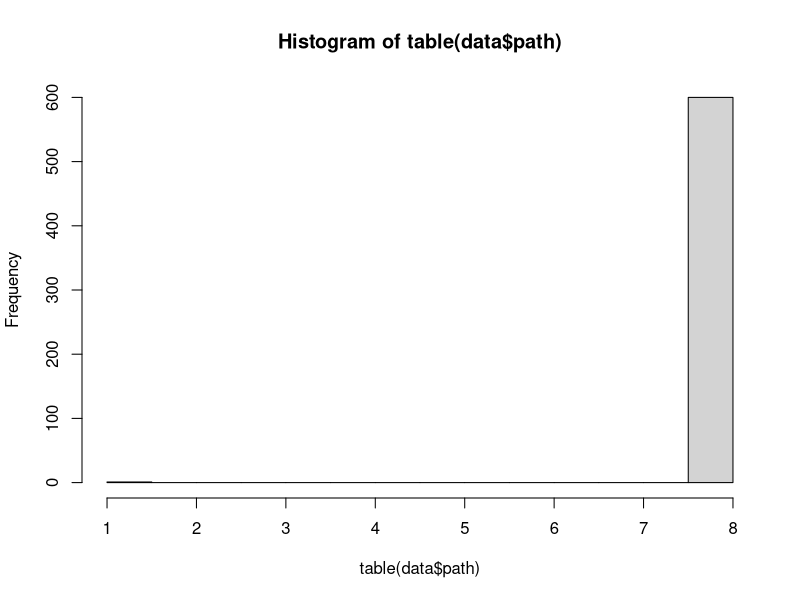
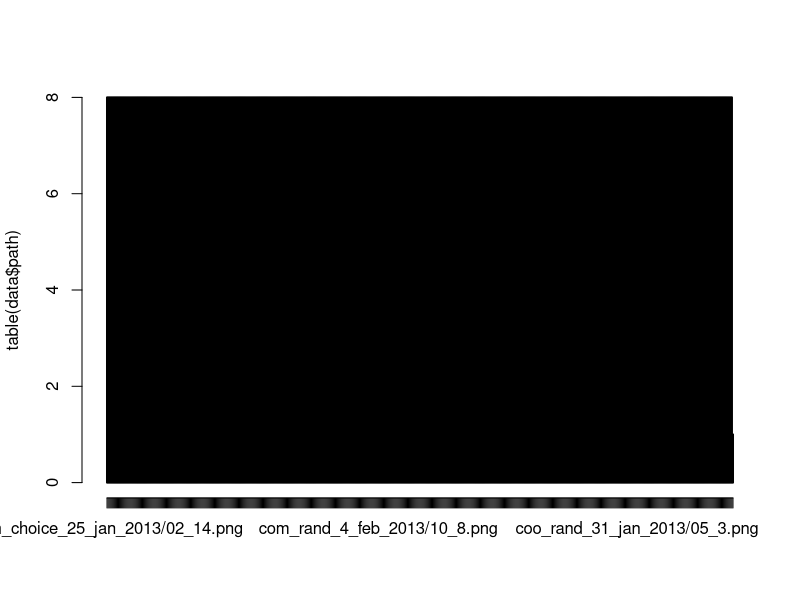

These charts were generated, in order, by the following R code:
data <- read.table('./sets_test.csv', sep=",", head=TRUE)

hist(table(data$path))

head(table(data$path))

plot(table(data$path))


data$setpath <- paste0(data$set, data$path)
d <- duplicated(data$setpath)
nrow(data[d,])
data[d,]


## Summarizes data.
## Gives count, mean, standard deviation, standard error of the mean, and confidence interval (default 95%).
##   data: a data frame.
##   measurevar: the name of a column that contains the variable to be summariezed
##   groupvars: a vector containing names of columns that contain grouping variables
##   na.rm: a boolean that indicates whether to ignore NA's
##   conf.interval: the percent range of the confidence interval (default is 95%)
summarySE <- function(data=NULL, measurevar, groupvars=NULL, na.rm=FALSE, conf.interval=.95, .drop=TRUE) {
    require(plyr)
    # New version of length which can handle NA's: if na.rm==T, don't count them
    length2 <- function (x, na.rm=FALSE) {
        if (na.rm) sum(!is.na(x))
        else       length(x)
    }
    # This is does the summary; it's not easy to understand...
    datac <- ddply(data, groupvars, .drop=.drop,
                   .fun= function(xx, col, na.rm) {
                     c( N    = length2(xx[,col], na.rm=na.rm),
                       mean = mean   (xx[,col], na.rm=na.rm),
                       sd   = sd     (xx[,col], na.rm=na.rm)
                       )
                   },
                   measurevar,
                   na.rm
                   )
    # Rename the "mean" column    
    datac <- rename(datac, c("mean"=measurevar))
    datac$se <- datac$sd / sqrt(datac$N)  # Calculate standard error of the mean
    # Confidence interval multiplier for standard error
    # Calculate t-statistic for confidence interval: 
    # e.g., if conf.interval is .95, use .975 (above/below), and use df=N-1
    ciMult <- qt(conf.interval/2 + .5, datac$N-1)
    datac$ci <- datac$se * ciMult
    return(datac)
}
